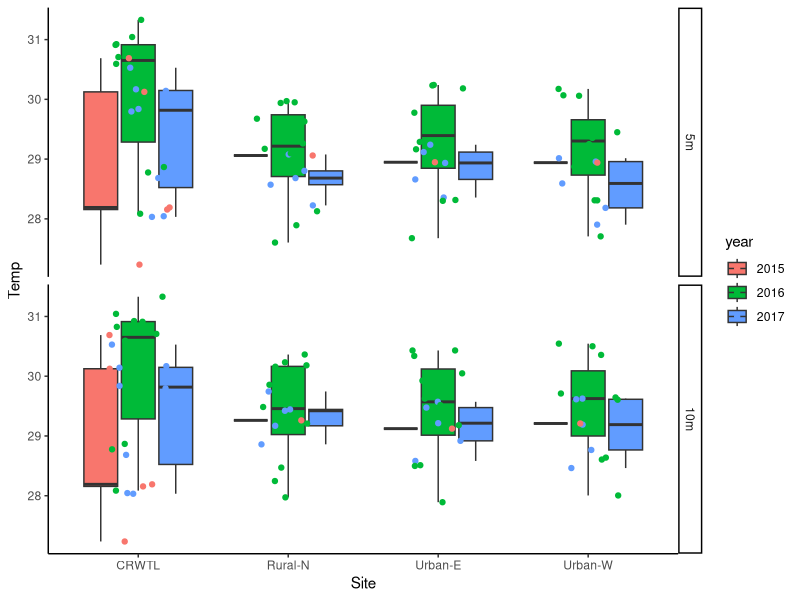
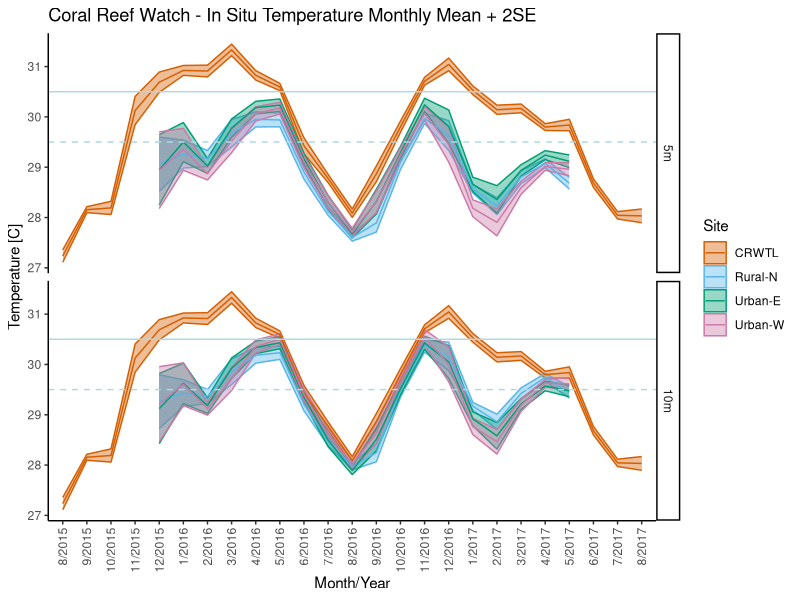
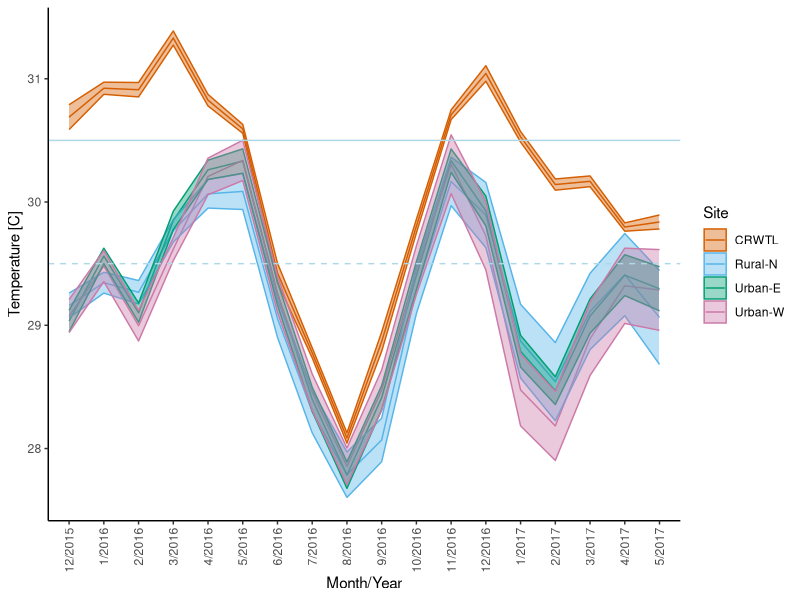
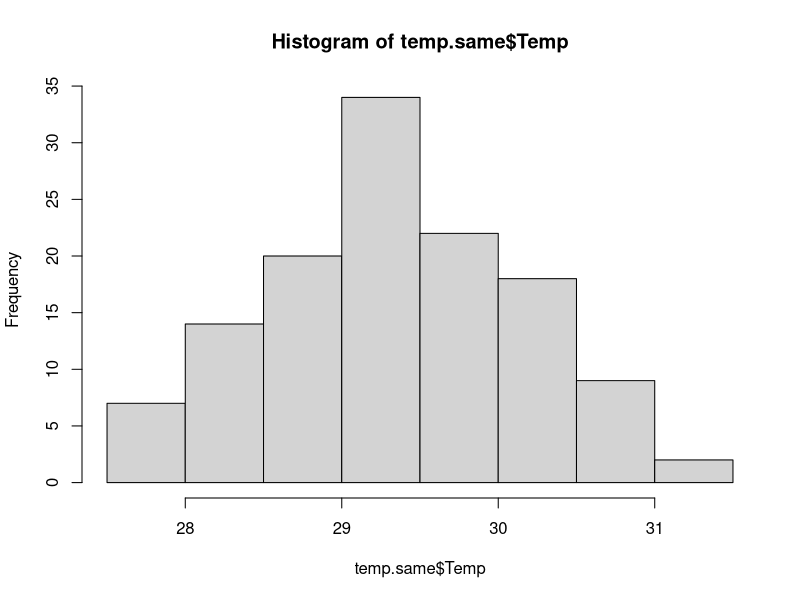
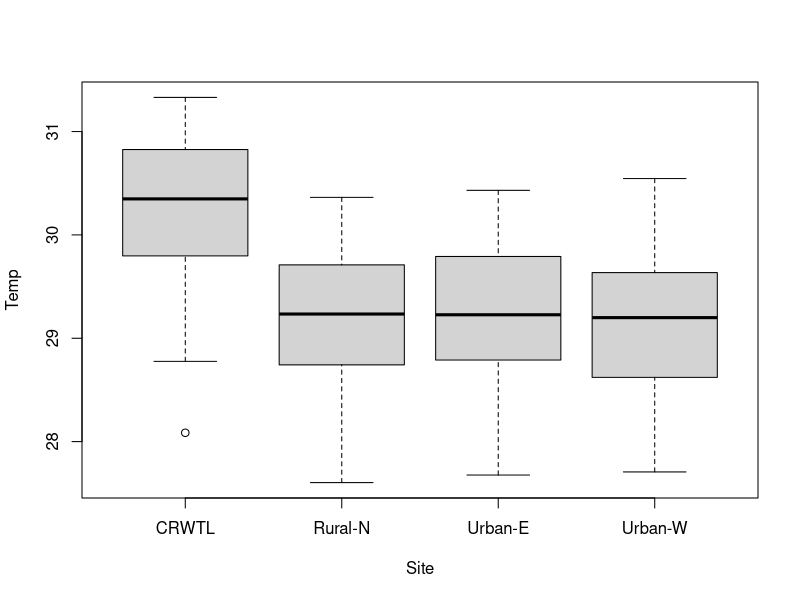
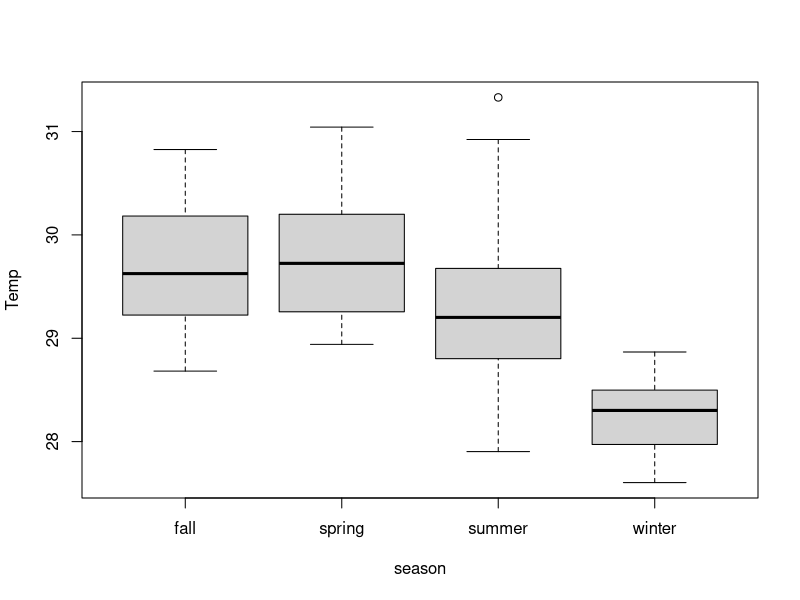
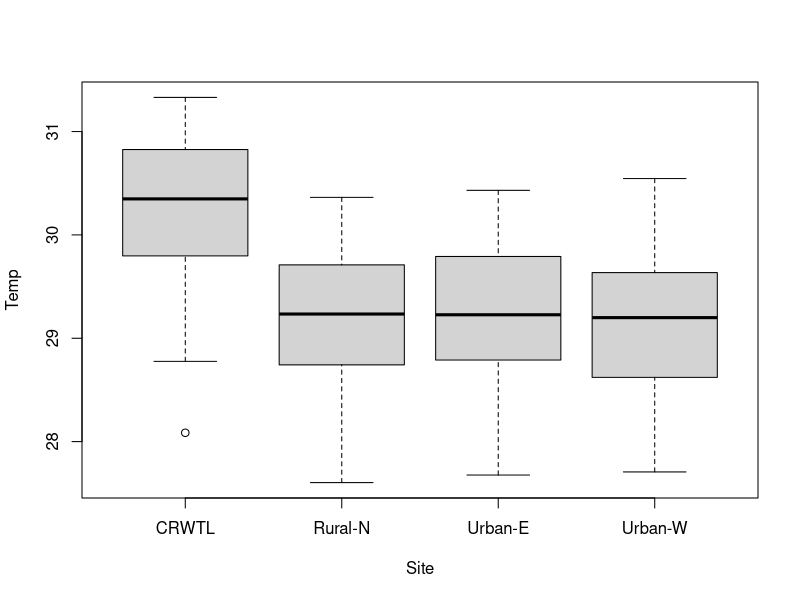
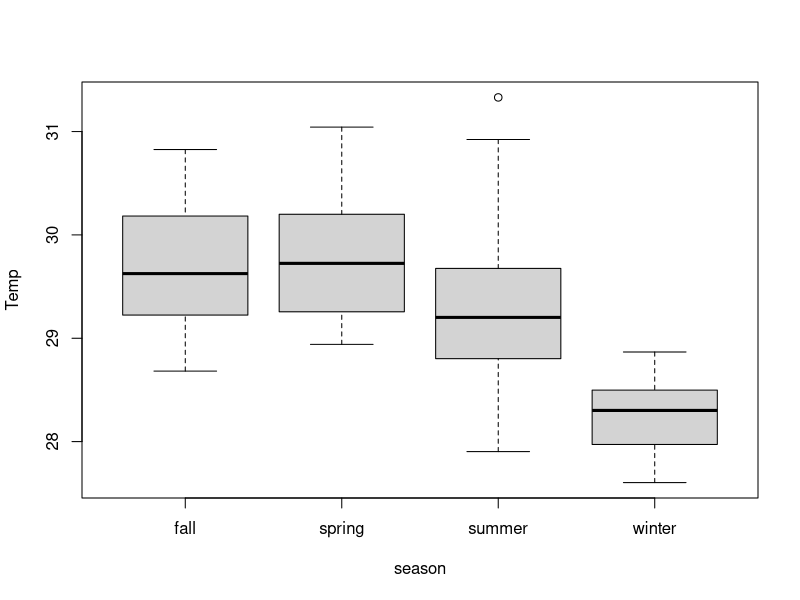

Here is the R script that generated these plots, in order:
## ---- chunk 1
knitr::opts_chunk$set(echo = TRUE)

library(tidyverse)
library(here)
## ---- chunk 2
temp <- read_csv(here::here("data/alltemp_TL.csv")) %>% 
   mutate_if(is.character, as.factor)
head(temp)

temp$m.y <- as.factor(temp$m.y)
temp$month <- as.factor(temp$month)
temp$year <- as.factor(temp$year)
temp$Depth <- as.factor(temp$Depth)
temp$Depth <- relevel(temp$Depth, ref = '5m')

# relevel month/yr in correct order
levels(temp$m.y)
temp$m.y = factor(temp$m.y,levels(temp$m.y)[c(21,24,3,5,7,1,9,11,13,15,17,19,22,25,4,6,8,2,10,12,14,16,18,20,23)])
## ---- chunk 3
ggplot(temp, aes(x = Site, y = Temp, fill = year)) +
   facet_grid(Depth~.)+
    geom_boxplot() +
   geom_point(aes(color = year), position = position_jitter(0.21)) +
    theme_classic()
## ---- chunk 4
cbPalette <- c("#D55E00", "#56B4E9", "#009E73",  "#CC79A7")

ggplot(temp, aes(m.y, Temp, group = Site, color = Site)) + facet_grid(Depth~.) +
   geom_ribbon(aes(ymax=Temp+(2*se), ymin=Temp-(2*se), fill = Site), alpha = 0.4) +
   geom_line()+
   scale_color_manual( values = cbPalette) +
   scale_fill_manual(values = cbPalette) +
   theme_classic() +
   ggtitle("Coral Reef Watch - In Situ Temperature Monthly Mean + 2SE") +
   xlab("Month/Year") + ylab("Temperature [C]") +
   theme(axis.text.x = element_text(angle = 90, hjust = 1, vjust = 0.5)) +
      geom_hline(yintercept = 29.5, color = "light blue", linetype = 2) +
   geom_hline(yintercept = 30.5, color = "light blue") 
ggsave(here::here('figures/line_TLtemp.pdf'), width = 7, height = 4)
## ---- chunk 5
season <- data.frame(month = 1:12, season = rep(c("summer", "fall", "winter", "spring"), each = 3))
season$month <- as.factor(season$month)
season

method <- data.frame(Site = c("Rural-N", "Urban-E", "Urban-W", "CRWTL"), Method = c("insitu", "insitu", "insitu", "sat"))
method

# subset out data with both CRW and logger temperature data
temp.same <- temp %>% filter(m.y != "8/2015" & m.y != "9/2015" & m.y != "10/2015" & m.y != "11/2015" & m.y != "6/2017" & m.y != "7/2017" & m.y != "8/2017") %>% 
  inner_join(season, by = 'month') %>% 
   inner_join(method, by = 'Site') %>% 
   mutate_if(is.character, as.factor)

# remove CRW for one depth used for plot
temp.same <- temp.same[-which(temp.same$Site == 'CRWTL' & temp.same$Depth == '10m'),] #

# relevel method so sat is reference
temp.same$Method <- relevel(temp.same$Method, ref = "sat")

head(temp.same)

crw <- temp.same %>% 
   filter( Method == "sat") %>% 
   select(Site, m.y, Temp, sd, se)
colnames(crw) <- c("Site", "m.y", "siteave", "SD", "SE")
crw

## ---- chunk 6
temp.avelog <- temp.same %>% 
   filter(Method != "sat") %>% 
   group_by(Site, m.y) %>% 
   summarise(siteave = mean(Temp), SD = sd(Temp), SE = SD/sqrt(n())) #, N = n())

temp.avelog

alltemp <- rbind(temp.avelog, crw)
alltemp
## ---- chunk 7
start <-  c("11/2015", "11/2016")
end <-  c("5/2016", "5/2017")

ggplot(alltemp, mapping= aes(m.y, siteave, group = Site, color = Site)) +
   geom_line()+
   geom_ribbon(aes(m.y, siteave, ymax= siteave+(SE), ymin= siteave-(SE), fill = Site),
               alpha = 0.4) + 
   scale_color_manual( values = cbPalette) +
   scale_fill_manual(values = cbPalette) +
   theme_classic() +
 #  ggtitle("Coral Reef Watch - In Situ Temperature Monthly Mean + SE") +
   xlab("Month/Year") + ylab("Temperature [C]") +
   theme(axis.text.x = element_text(angle = 90, hjust = 1, vjust = 0.5)) +
      geom_hline(yintercept = 29.5, color = "light blue", linetype = 2) +
   geom_hline(yintercept = 30.5, color = "light blue")  
  
#ggsave('figures/line_TLtemp.pdf', width = 7, height = 4)
## ---- chunk 8
hist(temp.same$Temp)
## ---- chunk 9
site.lm <- lm(Temp~Site * season, data = temp.same)
library(car)
Anova(site.lm)
library(emmeans)
emmeans(site.lm, list(pairwise ~ season), adjust = "tukey")
emmeans(site.lm, list(pairwise ~ Site), adjust = "tukey")

boxplot(Temp~Site, data = temp.same)
boxplot(Temp~season, data = temp.same)
## ---- chunk 10
site.lm2 <- lm(Temp~Site * season, data = temp.same, contrasts = list(Method = contr.sum, season = contr.sum))
library(car)
Anova(site.lm2, type = 'III')
library(emmeans)
emmeans(site.lm2, list(pairwise ~ season), adjust = "tukey")
emmeans(site.lm2, list(pairwise ~ Site), adjust = "tukey")

boxplot(Temp~Site, data = temp.same)
boxplot(Temp~season, data = temp.same)
## ---- chunk 11
ggplot(temp.same, aes(season, Temp)) + 
   geom_jitter(aes(color = Site)) +
   geom_boxplot(fill = NA) + 
   theme_classic()
## ---- chunk 12
method.lm <- lm(Temp~Method*season, data = temp.same)
Anova(method.lm)

emmeans(method.lm, list(pairwise ~ season), adjust = "tukey")
emmeans(method.lm, list(pairwise ~ Method), adjust = "tukey")
emmeans(method.lm, list(pairwise ~ Method:season), adjust = "tukey")

boxplot(Temp~Method, data = temp.same)
boxplot(Temp~season, data = temp.same)
boxplot(Temp~Method:season, data = temp.same, las = 2)
## ---- chunk 13
method.lm <- lm(Temp~Method*season, data = temp.same, contrasts = list(Method = contr.sum, season = contr.sum))
Anova(method.lm, type = 'III')

emmeans(method.lm, list(pairwise ~ season), adjust = "tukey")
emmeans(method.lm, list(pairwise ~ Method), adjust = "tukey")
emmeans(method.lm, list(pairwise ~ Method:season), adjust = "tukey")

boxplot(Temp~Method, data = temp.same)
boxplot(Temp~season, data = temp.same)
boxplot(Temp~Method:season, data = temp.same, las = 2)
## ---- chunk 14
ggplot(temp.same, aes(season, Temp)) + 
   geom_jitter(aes(color = Method)) +
   geom_boxplot(fill = NA) + 
   theme_classic()
## ---- chunk 15
temp.same %>% 
   group_by(Method, season) %>% 
   summarize(avetemp = mean(Temp), SDtemp = sd(Temp), SEtemp = sd(Temp)/sqrt(n()))
## ---- chunk 16
logger <- filter(temp.same, temp.same$Method != 'sat') %>% droplevels()
head(logger)
## ---- chunk 17
log.lm <- lm(Temp ~ Site * Depth + factor(month)/factor(year), data = logger)
Anova(log.lm)
plot(log.lm)

emmeans(log.lm, list(pairwise ~ factor(month):factor(year)), adjust = "tukey")
emmeans(log.lm, list(pairwise ~ Site:Depth), adjust = "tukey")

boxplot(Temp~Depth, data = logger)
boxplot(Temp~Site, data = logger)
boxplot(Temp~month, data = logger)

logger$Ym <- interaction(logger$year, logger$month)
boxplot(Temp~Ym, data = logger, las = 2)
## ---- chunk 18
log.lm.nodepth <- lm(Temp ~ Site + factor(month)/factor(year), data = logger)
Anova(log.lm.nodepth)
plot(log.lm.nodepth)

emmeans(log.lm.nodepth, list(pairwise ~ factor(month):factor(year)), adjust = "tukey")
emmeans(log.lm.nodepth, list(pairwise ~ Site), adjust = "tukey")

boxplot(Temp~Site, data = logger)
boxplot(Temp~month, data = logger)

logger$Ym <- interaction(logger$year, logger$month)
boxplot(Temp~Ym, data = logger, las = 2)
## ---- chunk 19
sitedepth.ave <- logger %>% 
   group_by(Site,Depth) %>% 
   dplyr::summarize(ave = mean(Temp), SD = sd(Temp), se = SD/sqrt(n()))
sitedepth.ave

logger %>% 
   group_by(month, year) %>% 
   summarize(ave = mean(Temp), SD = sd(Temp), se = SD/sqrt(n()))
## ---- chunk 20
sitedepth.diff <- sitedepth.ave %>% 
   select(Site, Depth, ave) %>% 
   spread(Depth, ave) %>% 
   mutate(diff = `10m` - `5m`)
sitedepth.diff
ave(sitedepth.diff$diff)
